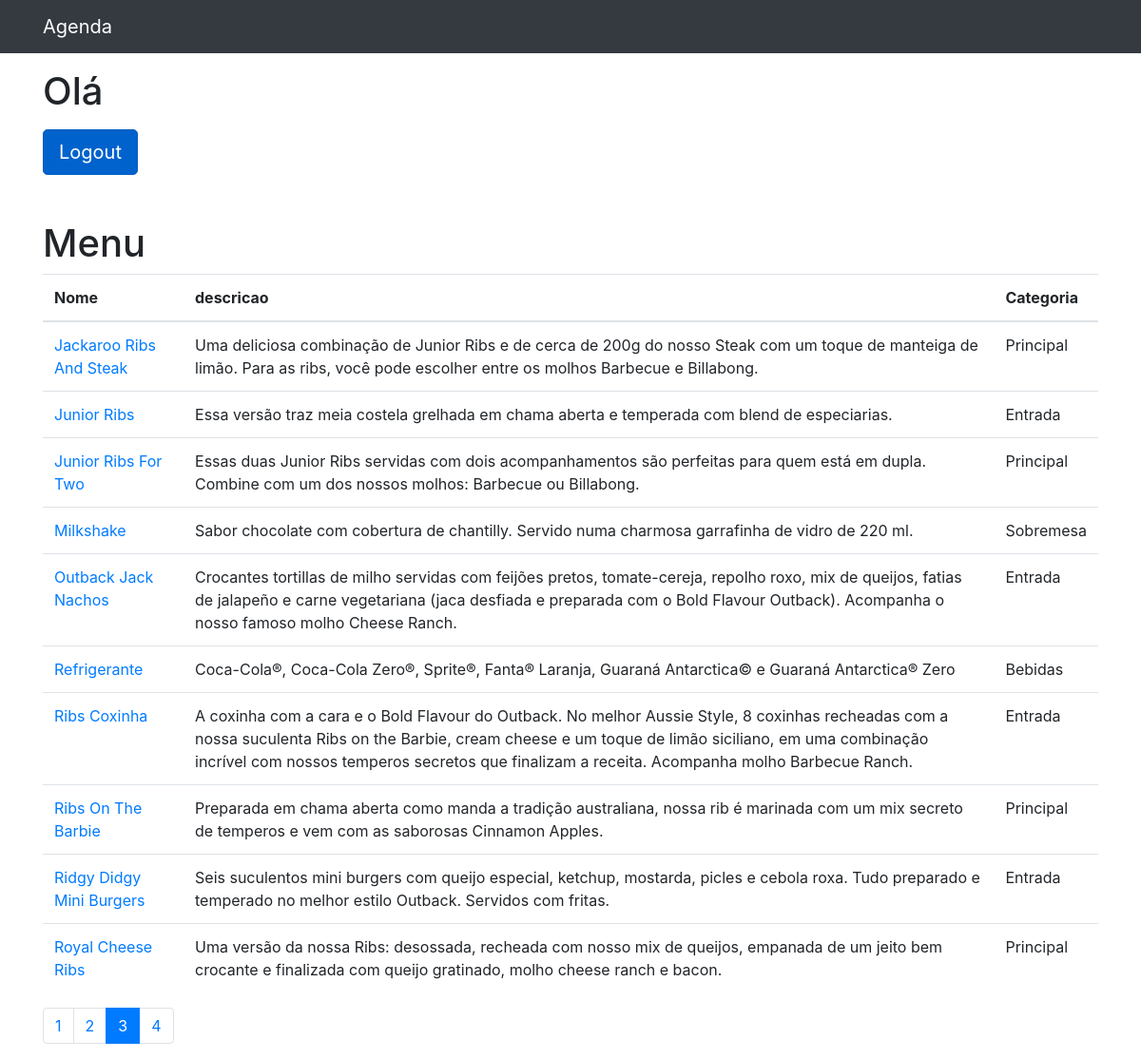
Screenshot of /accounts/dashboard/?page=3&busca= (signed in) with the database file from the repository.
### items/models.py (models this page shows, shortened)
class Item(models.Model):
    nome = models.CharField(max_length=255)
    data_criacao = models.DateTimeField(default=timezone.now)
    descricao = models.TextField(blank=True)
    categoria = models.ForeignKey(Categoria, on_delete=models.DO_NOTHING)
    ocultar = models.BooleanField(default=False)
    foto = models.ImageField(blank=True, upload_to='fotos/%y/%m/')

class Categoria(models.Model):
    nome = models.CharField(max_length=255)
    def __str__(self):
        return self.nome

### accounts/views.py (the view)
# urls.py: path('dashboard/',  views.dashboard, name='dashboard'),
@login_required(redirect_field_name='')
def dashboard(request):
    messages.add_message(request, messages.ERROR, 'Ocorreu um erro.')
    items = Item.objects.order_by('nome').filter(ocultar=False)
    paginator = Paginator(items, 10)
    page = request.GET.get('page')
    items = paginator.get_page(page)
    return render(request, 'accounts/dashboard.html', {
        'items': items
    })

### accounts/templates/accounts/dashboard.html (shortened to what this page needs)
{% extends 'base.html' %}
{% block conteudo %}
<h1 class="mt-3 mb-3">Olá {{ user.first_name }}</h1>
<a href="{% url 'logout' %}" class="btn btn-primary btn-lg active" role="button" aria-pressed="true">Logout</a>
<h1 class="mt-5">Menu</h1>
<table class="table">
  <thead>
    <tr>
      <th>Nome</th>
      <th>descricao</th>
      <th>Categoria</th>
    </tr>
  </thead>
  <tbody>
    {% for item in items %}
      {% if item.ocultar == False %}
        <tr>
          <td>
            <a href="{% url 'vw_item' item.id %}">{{ item.nome }}</a>
          </td>
          <td>{{ item.descricao}}</td>
          <td>{{ item.categoria}}</td>
        </tr>
      {% endif%}
    {% endfor %}
  </tbody>
</table>
<nav aria-label="Page navigation example">
<ul class="pagination">
  {% for pagina in items.paginator.page_range %}
    {% if items.number == pagina %}
      <li class="page-item active">
        <a class="page-link" href="?page={{ pagina }}&busca={{ request.GET.termo }}">{{pagina}}</a>
      </li>
    {% else %}
       <li class="page-item">
        <a class="page-link" href="?page={{ pagina }}&busca={{ request.GET.termo }}">{{pagina}}</a>
       </li>
    {% endif %}
  {% endfor %}
</ul>
</nav>
{% endblock %}

### rows the page displays
Item: nome "Jackaroo Ribs And Steak", descricao "Uma deliciosa combinação de Junior Ribs e de cerca de 200g do nosso Steak com um toque de manteiga de limão. Para as ribs, você pode escolher entre os molhos Barbecue e Billabong.", categoria "Principal"
Item: nome "Junior Ribs", descricao "Essa versão traz meia costela grelhada em chama aberta e temperada com blend de especiarias.", categoria "Entrada"
Item: nome "Junior Ribs For Two", descricao "Essas duas Junior Ribs servidas com dois acompanhamentos são perfeitas para quem está em dupla. Combine com um dos nossos molhos: Barbecue ou Billabong.", categoria "Principal"
Item: nome "Milkshake", descricao "Sabor chocolate com cobertura de chantilly. Servido numa charmosa garrafinha de vidro de 220 ml.", categoria "Sobremesa"
Item: nome "Outback Jack Nachos", descricao "Crocantes tortillas de milho servidas com feijões pretos, tomate-cereja, repolho roxo, mix de queijos, fatias de jalapeño e carne vegetariana (jaca desfiada e preparada com o Bold Flavour Outback). Acompanha o nosso famoso molho Cheese Ranch.", categoria "Entrada"
Item: nome "Refrigerante", descricao "Coca-Cola®, Coca-Cola Zero®, Sprite®, Fanta® Laranja, Guaraná Antarctica© e Guaraná Antarctica® Zero", categoria "Bebidas"
Item: nome "Ribs Coxinha", descricao "A coxinha com a cara e o Bold Flavour do Outback. No melhor Aussie Style, 8 coxinhas recheadas com a nossa suculenta Ribs on the Barbie, cream cheese e um toque de limão siciliano, em uma combinação incrível com nossos temperos secretos que finalizam a receita. Acompanha molho Barbecue Ranch.", categoria "Entrada"
Item: nome "Ribs On The Barbie", descricao "Preparada em chama aberta como manda a tradição australiana, nossa rib é marinada com um mix secreto de temperos e vem com as saborosas Cinnamon Apples.", categoria "Principal"
Item: nome "Ridgy Didgy Mini Burgers", descricao "Seis suculentos mini burgers com queijo especial, ketchup, mostarda, picles e cebola roxa. Tudo preparado e temperado no melhor estilo Outback. Servidos com fritas.", categoria "Entrada"
Item: nome "Royal Cheese Ribs", descricao "Uma versão da nossa Ribs: desossada, recheada com nosso mix de queijos, empanada de um jeito bem crocante e finalizada com queijo gratinado, molho cheese ranch e bacon.", categoria "Principal"

### other values shown
{{ pagina }} "1" "2" "4"
{{ pagina }} "3"
